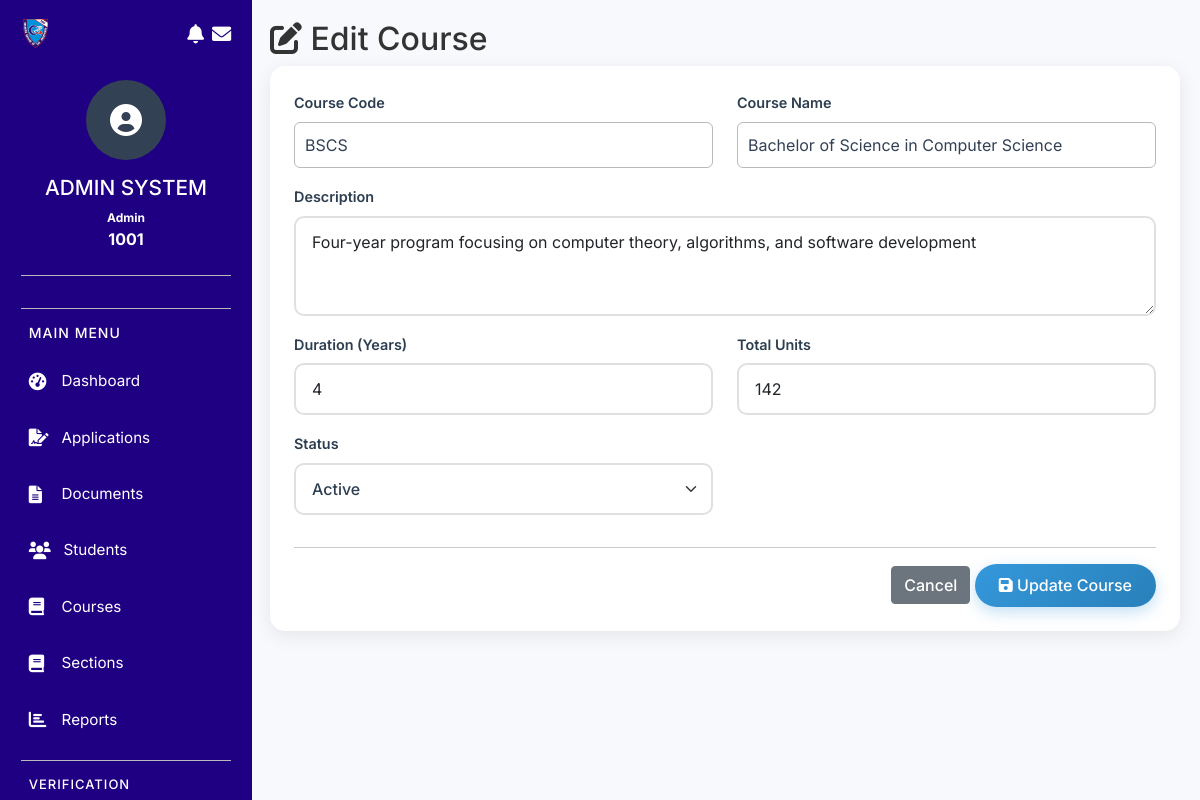
/modules/enrollment/admin/edit_course.php?id=1 (signed in), run on the app's committed database.
### tables this page shows
CREATE TABLE `enr_courses` (
  `id` int(11) NOT NULL,
  `course_code` varchar(20) NOT NULL,
  `course_name` varchar(150) NOT NULL,
  `description` text DEFAULT NULL,
  `duration_years` int(11) DEFAULT 4,
  `total_units` int(11) DEFAULT NULL,
  `is_active` tinyint(4) DEFAULT 1,
  `created_at` timestamp NOT NULL DEFAULT current_timestamp()
);

### modules/enrollment/models/Course.php (called while the page is built, shortened)
<?php
require_once __DIR__ . '/../config/database.php';
class Course {
    private $conn;
    private $table = 'enr_courses';
    public function __construct() {
        $database = new Database();
        $this->conn = $database->getConnection();
    }
    public function getById($id) {
        $query = "SELECT * FROM " . $this->table . " WHERE id = :id LIMIT 1";
        $stmt = $this->conn->prepare($query);
        $stmt->bindParam(':id', $id);
        $stmt->execute();
        return $stmt->fetch(PDO::FETCH_ASSOC);
    }
}
?>

### modules/enrollment/config/database.php (called while the page is built, shortened)
<?php
class Database {
    private $host;
    private $port;
    private $db_name;
    private $username;
    private $password;
    public function __construct() {
        $this->host = getenv('DB_HOST') ?: "localhost";
        $this->port = getenv('DB_PORT') ?: "3306";
        $this->db_name = getenv('DB_DATABASE') ?: getenv('DB_NAME') ?: "sms";
        $this->username = getenv('DB_USER') ?: "root";
        $this->password = getenv('DB_PASSWORD') !== false ? getenv('DB_PASSWORD') : (getenv('DB_PASS') ?: "");
    }
    public function getConnection() {
        $this->conn = null;
        try {
            $this->conn = new PDO("mysql:host=" . $this->host . ";port=" . $this->port . ";dbname=" . $this->db_name . ";charset=utf8mb4",
                                  $this->username,
                                  $this->password);
            $this->conn->setAttribute(PDO::ATTR_ERRMODE, PDO::ERRMODE_EXCEPTION);
            $this->conn->exec("SET NAMES utf8mb4");
        } catch(PDOException $exception) {
            echo "Connection error: " . $exception->getMessage();
        }
        return $this->conn;
    }
}
?>

### modules/enrollment/admin/edit_course.php (the view, shortened to what this page needs)
<?php
require_once '../config/database.php';
require_once '../models/Course.php';
$course = new Course();
$id = $_GET['id'] ?? 0;
$course_data = $course->getById($id);
?>
<!DOCTYPE html>
<html lang="en">
<head>
    <link href="https://cdn.jsdelivr.net/npm/bootstrap@5.1.3/dist/css/bootstrap.min.css" rel="stylesheet">
    <link rel="stylesheet" href="https://cdnjs.cloudflare.com/ajax/libs/font-awesome/6.0.0/css/all.min.css">
        <link rel="stylesheet" href="../css/styles.css">
</head>
<body>
    <?php include_once '../includes/sidebar_admin.php'; ?>
    <div class="content">
        <h2><i class="fas fa-edit"></i> Edit Course</h2>
        <div class="card">
            <div class="card-body">
                <form method="POST">
                    <div class="row">
                        <div class="col-md-6 mb-3">
                            <label class="form-label">Course Code</label>
                            <input type="text" name="course_code" class="form-control"
                                   value="<?php echo $course_data['course_code']; ?>" required>
                        </div>
                        <div class="col-md-6 mb-3">
                            <label class="form-label">Course Name</label>
                            <input type="text" name="course_name" class="form-control"
                                   value="<?php echo $course_data['course_name']; ?>" required>
                        </div>
                        <div class="col-md-12 mb-3">
                            <label class="form-label">Description</label>
                            <textarea name="description" class="form-control" rows="3"><?php echo $course_data['description']; ?></textarea>
                        </div>
                        <div class="col-md-6 mb-3">
                            <label class="form-label">Duration (Years)</label>
                            <input type="number" name="duration_years" class="form-control"
                                   value="<?php echo $course_data['duration_years']; ?>" min="1" max="6" required>
                        </div>
                        <div class="col-md-6 mb-3">
                            <label class="form-label">Total Units</label>
                            <input type="number" name="total_units" class="form-control"
                                   value="<?php echo $course_data['total_units']; ?>" required>
                        </div>
                        <div class="col-md-6 mb-3">
                            <label class="form-label">Status</label>
                            <select name="is_active" class="form-select">
                                <option value="1" <?php echo $course_data['is_active'] ? 'selected' : ''; ?>>Active</option>
                            </select>
                        </div>
                    </div>
                    <hr>
                    <div class="text-end">
                        <a href="courses.php" class="btn btn-secondary">Cancel</a>
                        <button type="submit" class="btn btn-primary">
                            <i class="fas fa-save"></i> Update Course
                        </button>
                    </div>
                </form>
            </div>
        </div>
    </div>
</body>
</html>

### modules/enrollment/css/pages/admindashboard.css (style rules this page uses)
.content { margin-left: 250px; padding: 20px; background-color: #f8f9fc; min-height: 100vh; transition: margin-left 0.3s ease; }
.card { border: none; border-radius: 15px; box-shadow: 0 5px 20px rgba(0, 0, 0, 0.08); transition: box-shadow 0.3s ease; }
.btn { font-weight: 500; transition: all 0.3s ease; }

### modules/enrollment/css/pages/admin-reports.css (style rules this page uses)
.card { border: none; border-radius: 15px; box-shadow: 0 5px 20px rgba(0, 0, 0, 0.08); transition: box-shadow 0.3s ease; margin-bottom: 1.5rem; }
.card-body { padding: 1.5rem; }
.form-select { border: 2px solid #e0e0e0; border-radius: 30px; padding: 0.5rem 2rem 0.5rem 1.5rem; font-weight: 500; color: #2c3e50; cursor: pointer; transition: all 0.3s ease; }
.btn-primary { background: linear-gradient(135deg, #3498db, #2980b9); border: none; padding: 0.6rem 1.5rem; border-radius: 30px; font-weight: 500; box-shadow: 0 5px 15px rgba(52, 152, 219, 0.3); transition: all 0.3s ease; }
.form-label { font-weight: 600; color: #2c3e50; font-size: 0.9rem; margin-bottom: 0.5rem; }
.form-control { border: 2px solid #e0e0e0; border-radius: 10px; padding: 0.75rem 1rem; transition: all 0.3s ease; }

### modules/enrollment/css/pages/admin-convert.css (style rules this page uses)
.form-select-lg, .form-select { border: 2px solid #e0e0e0; border-radius: 10px; padding: 0.75rem 1rem; transition: all 0.3s ease; }
.form-label { color: #2c3e50; font-size: 0.9rem; margin-bottom: 0.5rem; }

### modules/enrollment/css/pages/concerns-issue-tracking.css (style rules this page uses)
body { margin: 0; padding: 0; }
input[type="text"], textarea, select { width: 100%; padding: 10px; border-radius: 6px; border: 1px solid var(--color4); background: var(--color3); color: var(--color2); }

### modules/enrollment/css/pages/report-submission-management.css (style rules this page uses)
input[type="text"], textarea, input[type="file"] { width: 100%; padding: 10px; border-radius: 6px; border: 1px solid var(--color4); background: var(--color3); color: var(--color2); }

### modules/enrollment/css/base/variables.css (style rules this page uses)
:root { --color1: rgba(32, 0, 130, 1); --color2: rgba(51, 65, 85, 1); --color3: rgba(255, 255, 255, 1); --color4: rgba(186, 186, 186, 1); --color5: rgba(95, 95, 95, 1); --color6: rgba(51, 65, 85, 1); --color7: rgb(81, 70, 183); --color8: rgb(0, 0, 0); --color9: rgba(240, 240, 240, 1); --sidebar-width: 252px; --header-height: 60px; }

### modules/enrollment/css/base/global.css (style rules this page uses)
body { background: var(--color9); }

### data on the page
enr_courses: course_code "BSCS", course_name "Bachelor of Science in Computer Science", description "Four-year program focusing on computer theory, algorithms, and software development", duration_years "4", total_units "142", is_active "Active"

### other printed values
$admin_name "Admin"
$_SESSION['employee_id'] "1001"
